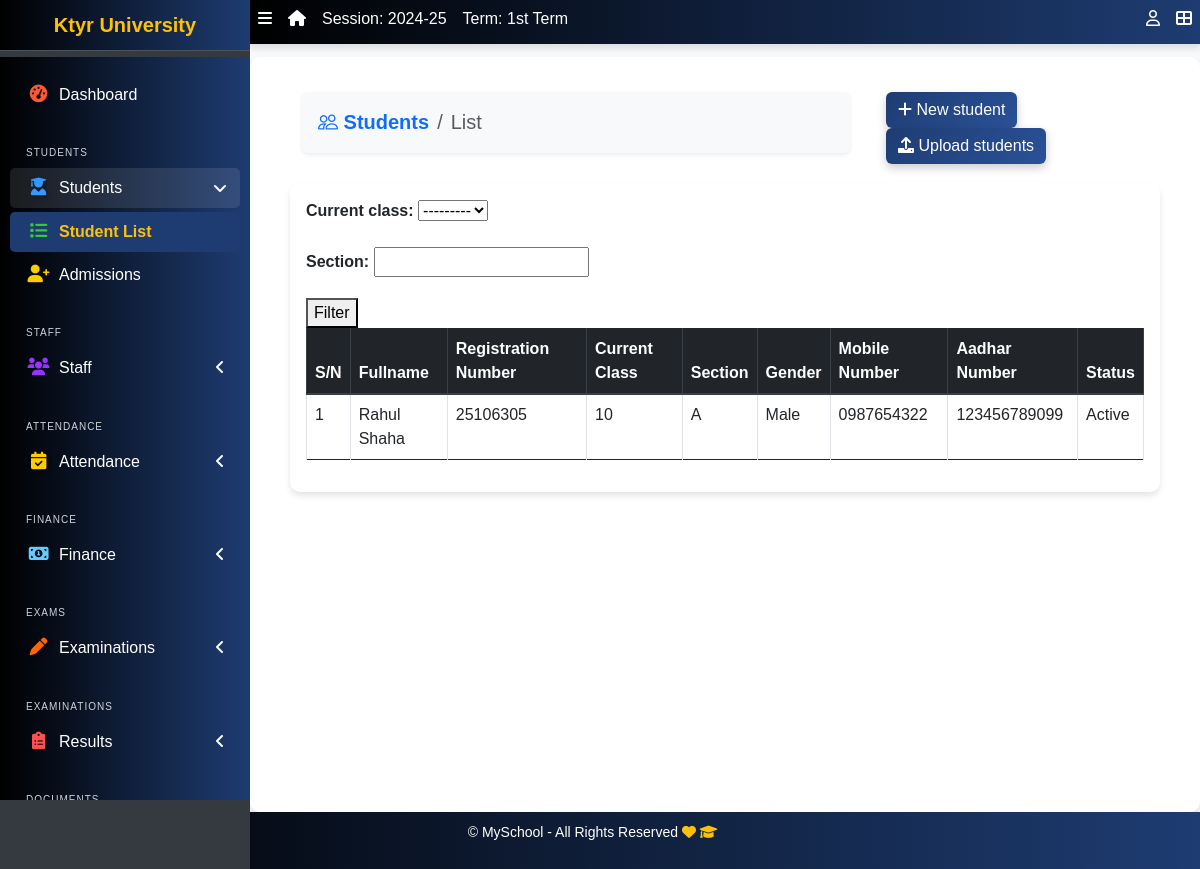
The app's page /student/list (signed in), older data.
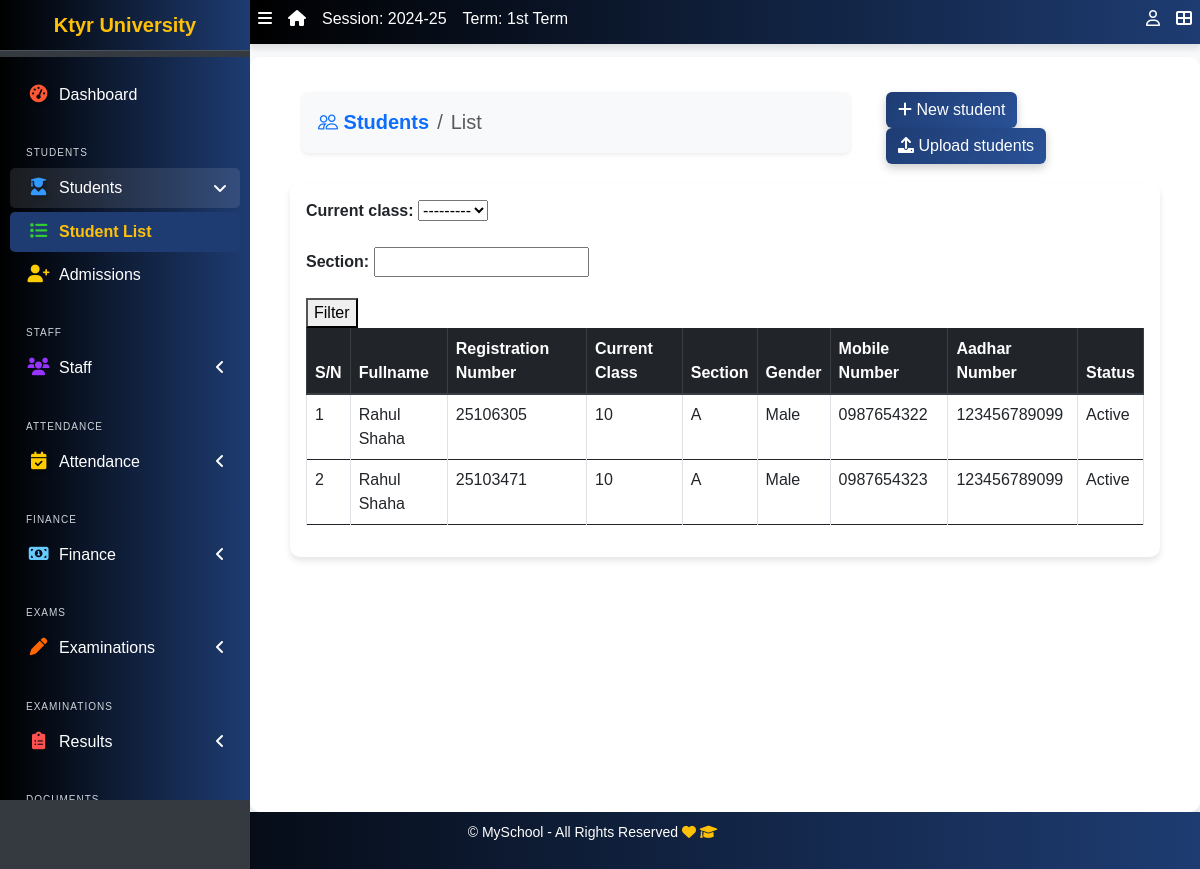
The same page, newer data.
### apps/corecode/models.py (models this page shows, shortened)
class AcademicSession(models.Model):
    name = models.CharField(max_length=200, unique=True)
    current = models.BooleanField(default=True)
    class Meta:
        ordering = ["-name"]

class AcademicTerm(models.Model):
    name = models.CharField(max_length=20, unique=True)
    current = models.BooleanField(default=True)
    class Meta:
        ordering = ["name"]

class CollegeProfile(models.Model):
    college_name = models.CharField(max_length=255)
    college_address = models.TextField()
    college_email = models.EmailField()
    college_phone = models.CharField(max_length=15)
    college_logo = models.ImageField(upload_to='college_logos/', blank=True, null=True)
    established_year = models.PositiveIntegerField()
    principal_name = models.CharField(max_length=255)
    college_type = models.CharField(max_length=50, choices=[
        ('Government', 'Government'),
        ('Private', 'Private'),
        ('Semi-Government', 'Semi-Government'),
    ])
    admin_email = models.EmailField()
    admin_contact = models.CharField(max_length=15)
    facebook_link = models.URLField(blank=True, null=True)
    twitter_link = models.URLField(blank=True, null=True)
    linkedin_link = models.URLField(blank=True, null=True)

class StudentClass(models.Model):
    name = models.CharField(max_length=200, unique=True)
    class Meta:
        verbose_name = "Class"
        verbose_name_plural = "Classes"
        ordering = ["name"]
    def __str__(self):
        return self.name

### apps/students/models.py (models this page shows, shortened)
class Student(models.Model):
    STATUS_CHOICES = [("active", "Active"), ("inactive", "Inactive")]
    GENDER_CHOICES = [("male", "Male"), ("female", "Female")]
    category = [("N/A", "N/A"),("Gen", "Gen"), ("OBC", "OBC"), ("SC/ST", "SC/ST"), ("Other", "Other")]
    current_status = models.CharField(
        max_length=10, choices=STATUS_CHOICES, default="active"
    )
    registration_number = models.CharField(max_length=200, unique=True)
    fullname = models.CharField(max_length=200)
    gender = models.CharField(max_length=10, choices=GENDER_CHOICES, default="male")
    category = models.CharField(max_length=10, choices=category, default="N/A")
    aadhar_validator = RegexValidator(
    regex=r'^\d{12}$',
    message="Aadhaar number must be exactly 12 digits.",
    code='invalid_aadhar'
    )
    aadhar = models.CharField(validators=[aadhar_validator], max_length=12, blank=True)
    date_of_birth = models.DateField(default=timezone.now)
    current_class = models.ForeignKey(
        StudentClass, on_delete=models.SET_NULL, blank=True, null=True
    )
    section = models.CharField(max_length=10, blank=True)
    date_of_admission = models.DateField(default=timezone.now)
    mobile_num_regex = RegexValidator(
        regex="^[0-9]{10,15}$", message="Entered mobile number isn't in a right format!"
    )
    mobile_number = models.CharField(
        validators=[mobile_num_regex], max_length=13, blank=True
    )
    Father_name = models.CharField(max_length=255, null=False, blank=False)
    Father_mobile_number = models.CharField( validators=[mobile_num_regex] ,max_length=15,)
    Father_aadhar = models.CharField(validators=[aadhar_validator], max_length=12, blank=True)
    Mother_name = models.CharField(max_length=255, null=True, blank=True)
    address = models.TextField(blank=True)
    others = models.TextField(blank=True)
    passport = models.ImageField(blank=True, upload_to="students/passports/")
    def registration_number(self):
      if self.date_of_admission:
        year_suffix = str(self.date_of_admission.year)[-2:]  # Extract last 2 digits of year
      else:
        year_suffix = "25"  # Default if date_of_admission is missing
      unique_number = str(random.randint(1000, 9999))
      return f"{year_suffix}{self.current_class}{unique_number}"
    class Meta:
        ordering = ["fullname",]

### apps/students/views.py (the view)
# urls.py: path("list", StudentListView.as_view(), name="student-list"),
class StudentListView(LoginRequiredMixin, ListView):
    model = Student
    template_name = "students/student_list.html"
    context_object_name = "students"
    def get_queryset(self):
        queryset = super().get_queryset()
        self.myFilter = StudentFilter(self.request.GET, queryset=queryset)
        return self.myFilter.qs
    def get_context_data(self, **kwargs):
        context = super().get_context_data(**kwargs)
        context["myFilter"] = self.myFilter
        return context

### apps/students/templates/students/student_list.html (shortened to what this page needs)
{% extends 'base.html' %}
{% block breadcrumb-left %}
<div class="container ">
  <nav aria-label="breadcrumb">
    <ol class="breadcrumb bg-light p-3 rounded shadow-sm">
      <li class="breadcrumb-item">
        <a href="{% url 'student-list' %}" class="text-decoration-none text-primary fw-bold">
          <i class="bi bi-people"></i> Students
        </a>
      </li>
      <li class="breadcrumb-item active" aria-current="page">List</li>
    </ol>
  </nav>
</div>
{% endblock breadcrumb-left %}
{% block breadcrumb %}
<a class="btn btn-primary" href="{% url 'student-create' %}"><i
    class="fas fa-plus"></i> New student</a>
<a class="btn btn-primary" href="{% url 'student-upload' %}"><i
    class="fas fa-upload"></i> Upload students</a>
{% endblock breadcrumb %}
{% block content %}
<form method="get">
  {{ myFilter.form.as_p }}
  <button type="submit">Filter</button>
</form>
  <div class="table-responsive">
    <table id="studenttable" class="table table-bordered table-hover" data-page-length='100'>
      <thead class="thead-dark">
        <tr>
          <th>S/N</th>
          <th>Fullname</th>
          <th>Registration Number</th>
          <th>Current Class</th>
          <th>Section</th>
          <th>Gender</th>
          <th>Mobile Number</th>
          <th>Aadhar Number</th>
          <th>Status</th>
        </tr>
      </thead>
      <tbody>
        {% for student in students %}
          <tr class='clickable-row' data-href="{% url 'student-detail' student.id %}">
            <td>{{ forloop.counter}}</td>
            <td>{{student.fullname }}  </td>
            <td>{{ student.registration_number}}</td>
            <td>{{ student.current_class}}</td>
            <td>{{ student.section}}</td>
            <td>{{ student.get_gender_display}}</td>
            <td>{{ student.mobile_number}}</td>
            <td>{{ student.aadhar}}</td>
            <td>{{ student.get_current_status_display}}</td>
          </tr>
        {% endfor %}
      </tbody>
    </table>
  </div>
{% endblock content %}

### templates/base.html (shortened to what this page needs)
{% load static %}
<!DOCTYPE html>
<html lang="en">
<head>
  <link rel="stylesheet" href="{% static 'plugins/fontawesome-free/css/all.min.css' %}">
  <link rel="stylesheet" href="{% static 'plugins/toastr/toastr.min.css' %}">
<link rel="stylesheet" href="https://cdn.jsdelivr.net/npm/bootstrap-icons/font/bootstrap-icons.css">
  <link rel="stylesheet"
    href="{% static 'plugins/overlayScrollbars/css/OverlayScrollbars.min.css' %}">
  <link rel="stylesheet" href="{% static 'plugins/Datatables/datatables.min.css' %}" />
  <link rel="stylesheet" href="{% static 'dist/css/adminlte.min.css' %}">
  <link rel="stylesheet" href="{% static 'dist/css/style.css' %}">
  <link rel="stylesheet" href="https://cdnjs.cloudflare.com/ajax/libs/font-awesome/6.0.0-beta3/css/all.min.css">
  <link rel="stylesheet" href="https://cdn.jsdelivr.net/npm/bootstrap@5.3.0/dist/css/bootstrap.min.css">
</head>
<body
  class="hold-transition sidebar-mini layout-fixed layout-navbar-fixed layout-footer-fixed">
  <div class="wrapper">
    <nav class="main-header navbar navbar-expand navbar-dark">
      <ul class="navbar-nav">
        <li class="nav-item">
          <a class="nav-link" data-widget="pushmenu" href="#" role="button"><i
              class="fas fa-bars"></i></a>
        </li>
        <li class="nav-item d-none d-sm-inline-block">
          <a href="{% url 'home' %} " class="nav-link"><i class="fa fa-home"></i></a>
        </li>
        <li class="nav-item d-none d-sm-inline-block">
          <a href="{% url 'current-session' %}" class="nav-link">Session: {{ current_session }}</a>
        </li>
        <li class="nav-item d-none d-sm-inline-block">
          <a href="{% url 'current-session' %}" class="nav-link">Term: {{ current_term }}</a>
        </li>
      </ul>
      <ul class="navbar-nav ml-auto">
        <li class="nav-item dropdown">
          <a class="nav-link" data-toggle="dropdown" href="#">
            <i class="far fa-user"></i>
          </a>
        </li>
        <li class="nav-item">
          <a class="nav-link" data-widget="control-sidebar" data-slide="true"
            href="#" role="button"><i class="fas fa-th-large"></i></a>
        </li>
      </ul>
    </nav>
    <aside class="main-sidebar sidebar-dark-primary">
      <a href="{% url 'home' %}" class="brand-link">{{ profile.college_name | default:"MySchool" }}</a>
<div class="sidebar">
  <nav class="mt-2">
      <ul class="nav nav-pills nav-sidebar flex-column" data-widget="treeview" role="menu" data-accordion="false">
          <li class="nav-item">
              <a href="{% url 'home' %}" class="nav-link {% if request.resolver_match.url_name == 'home' %}active{% endif %}">
                  <i class="nav-icon fas fa-tachometer-alt" style="color: #ff5733; text-shadow: 2px 2px 5px rgba(0, 0, 0, 0.3);"></i>
                  <p>Dashboard</p>
              </a>
          </li>
          <li class="nav-header">Students</li>
          <li class="nav-item has-treeview  {% if request.resolver_match.url_name in 'student-list student-create student-details  ' %}menu-open{% endif %}">
              <a href="#" class="nav-link  " >
                  <i class="nav-icon fas fa-user-graduate" style="color: #3399ff; text-shadow: 2px 2px 5px rgba(0, 0, 0, 0.3);"></i>
                  <p>Students<i class="fas fa-angle-left right"></i></p>
              </a>
              <ul class="nav nav-treeview">
                  <li class="nav-item">
                      <a href="{% url 'student-list' %}" class="nav-link {% if request.resolver_match.url_name == 'student-list' %}active{% endif %}" >
                          <i class="fas fa-list nav-icon" style="color: #33cc33;"></i>
                          <p>Student List</p>
                      </a>
                  </li>
                  <li class="nav-item">
                      <a href="{% url 'student-create' %}" class="nav-link {% if request.resolver_match.url_name == 'student-create' %}active{% endif %}">
                          <i class="fas fa-user-plus nav-icon" style="color: #ffcc00;"></i>
                          <p>Admissions</p>
                      </a>
                  </li>
              </ul>
          </li>
          <li class="nav-header">Staff</li>
          <li class="nav-item has-treeview  {% if request.resolver_match.url_name in 'staff-list non-teaching-staffs-list' %}menu-open{% endif %}">
              <a href="#" class="nav-link">
                  <i class="nav-icon fas fa-users" style="color: #9933ff;"></i>
                  <p>Staff<i class="fas fa-angle-left right"></i></p>
              </a>
          </li>
          <li class="nav-header">Attendance</li>
            <li class="nav-item has-treeview {% if request.resolver_match.url_name in 'attendance_list' %}menu-open{% endif %}">
                <a href="#" class="nav-link">
                    <i class="nav-icon fas fa-calendar-check" style="color: #ffcc00; text-shadow: 2px 2px 5px rgba(0, 0, 0, 0.3);"></i>
                    <p>Attendance<i class="fas fa-angle-left right"></i></p>
                </a>
            </li>
          <li class="nav-header">Finance</li>
          <li class="nav-item has-treeview {% if request.resolver_match.url_name in 'invoice-list' %}menu-open{% endif %}">
              <a href="#" class="nav-link">
                  <i class="nav-icon fas fa-money-bill-alt" style="color: #66ccff;"></i>
                  <p>
                      Finance
                      <i class="fas fa-angle-left right"></i>
                  </p>
              </a>
          </li>
          <li class="nav-header">Exams</li>
          <li class="nav-item has-treeview">
              <a href="#" class="nav-link">
                  <i class="nav-icon fas fa-pen" style="color: #ff6600; text-shadow: 2px 2px 5px rgba(0, 0, 0, 0.3);"></i>
                  <p>Examinations<i class="fas fa-angle-left right"></i></p>
              </a>
          </li>
          <li class="nav-header">Examinations</li>
          <li class="nav-item has-treeview">
              <a href="#" class="nav-link">
                  <i class="nav-icon fas fa-clipboard-list" style="color: #ff5050;"></i>
                  <p>Results<i class="fas fa-angle-left right"></i></p>
              </a>
          </li>
          <li class="nav-header">Documents</li>
      </ul>
  </nav>
</div>
    </aside>
    <div class="content-wrapper">
      <section class="content-header">
        <div class="container-fluid">
          <div class="row mb-1">
            <div class="col-sm-8">
              <h5>{% block breadcrumb-left %}{% endblock breadcrumb-left %}</h5>
            </div>
            <div class="col-sm-4">
              <ol class="breadcrumb float-sm-right">
                <li class="breadcrumb-item">{% block breadcrumb %}{% endblock breadcrumb %}</li>
              </ol>
            </div>
          </div>
        </div>
      </section>
      <section class="content" >
        <div class="container-fluid">
          <div class="row">
            <div class="col-md-12">
              {% block fullcard %}
              <div class="card">
                <div class="card-body">
                  <div class="row">
                    <div class="col">
                      {% block content %}
                      {% endblock content %}
                    </div>
                  </div>
                </div>
              </div>
              {% endblock fullcard %}
            </div>
          </div>
        </div>
      </section>
    </div>
    <footer class="footer">
      <p>&copy; {{ site_config.schoolname | default:"MySchool" }} - All Rights Reserved
      <i class="fas fa-heart"></i>
      <i class="fas fa-graduation-cap"></i>
  </div>
</body>
</html>

Row changes from the older to the newer data that the page shows:
added Student: fullname "Rahul Shaha", registration_number "25103471", current_class "10", section "A", gender "Male", mobile_number "0987654323", aadhar "123456789099", current_status "Active"
